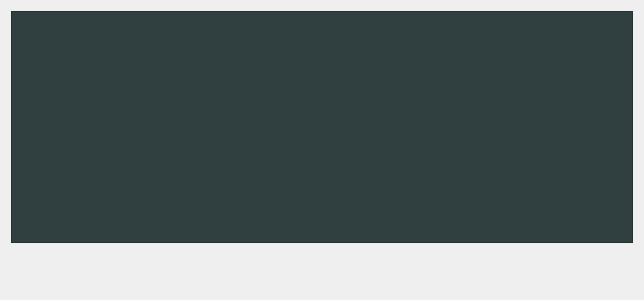
<?xml version="1.0" encoding="UTF-8"?>
<ui version="4.0">
 <class>fieldMethodDialog</class>
 <widget class="QDialog" name="fieldMethodDialog">
  <property name="geometry">
   <rect>
    <x>0</x>
    <y>0</y>
    <width>644</width>
    <height>300</height>
   </rect>
  </property>
  <property name="sizePolicy">
   <sizepolicy hsizetype="Expanding" vsizetype="Expanding">
    <horstretch>0</horstretch>
    <verstretch>0</verstretch>
   </sizepolicy>
  </property>
  <property name="windowTitle">
   <string>Метод</string>
  </property>
  <layout class="QVBoxLayout" name="verticalLayout">
   <item>
    <widget class="QTextEdit" name="textEdit">
     <property name="styleSheet">
      <string notr="true">background-color: rgb(48, 64, 64);
color: rgb(201, 209, 200);</string>
     </property>
    </widget>
   </item>
   <item>
    <widget class="QWidget" name="widget" native="true">
     <property name="sizePolicy">
      <sizepolicy hsizetype="Expanding" vsizetype="Fixed">
       <horstretch>0</horstretch>
       <verstretch>0</verstretch>
      </sizepolicy>
     </property>
     <layout class="QHBoxLayout" name="horizontalLayout">
      <item>
       <widget class="QPushButton" name="deleteButton">
        <property name="sizePolicy">
         <sizepolicy hsizetype="Fixed" vsizetype="Fixed">
          <horstretch>0</horstretch>
          <verstretch>0</verstretch>
         </sizepolicy>
        </property>
        <property name="text">
         <string/>
        </property>
        <property name="icon">
         <iconset resource="../resources/ASSforOOP.qrc">
          <normaloff>:/images/Delete.svg</normaloff>:/images/Delete.svg</iconset>
        </property>
        <property name="iconSize">
         <size>
          <width>60</width>
          <height>60</height>
         </size>
        </property>
        <property name="flat">
         <bool>true</bool>
        </property>
       </widget>
      </item>
      <item>
       <spacer name="horizontalSpacer">
        <property name="orientation">
         <enum>Qt::Horizontal</enum>
        </property>
        <property name="sizeHint" stdset="0">
         <size>
          <width>40</width>
          <height>20</height>
         </size>
        </property>
       </spacer>
      </item>
      <item>
       <widget class="QPushButton" name="saveButton">
        <property name="sizePolicy">
         <sizepolicy hsizetype="Fixed" vsizetype="Fixed">
          <horstretch>0</horstretch>
          <verstretch>0</verstretch>
         </sizepolicy>
        </property>
        <property name="text">
         <string/>
        </property>
        <property name="icon">
         <iconset resource="../resources/ASSforOOP.qrc">
          <normaloff>:/images/GenerateLabs.svg</normaloff>:/images/GenerateLabs.svg</iconset>
        </property>
        <property name="iconSize">
         <size>
          <width>60</width>
          <height>60</height>
         </size>
        </property>
        <property name="autoDefault">
         <bool>false</bool>
        </property>
        <property name="default">
         <bool>true</bool>
        </property>
        <property name="flat">
         <bool>true</bool>
        </property>
       </widget>
      </item>
     </layout>
    </widget>
   </item>
  </layout>
 </widget>
 <resources>
  <include location="../resources/ASSforOOP.qrc"/>
 </resources>
 <connections/>
</ui>
